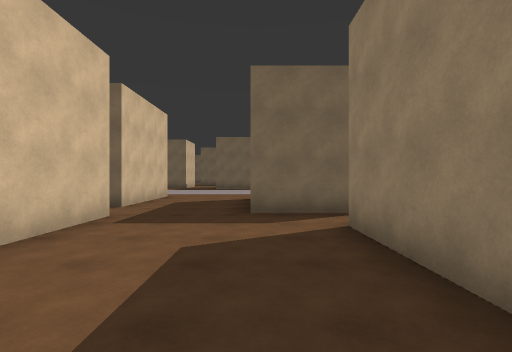
View 1 (above)

16 first-person views from a walk through a scene from a Unity 3-D project. The camera is 1.5 m above the floor, looks level and sees 85° across. The floor is counted in squares, 2 m on a side. Each view is taken from the middle of a square. On the plan, view 1 faces up. The plan holds only what a view shows up to about 10 squares ahead; the rest is blank. The place goes on beyond the plan. The player is left out. Surface patterns are stand-ins for the level's own textures.

View 2
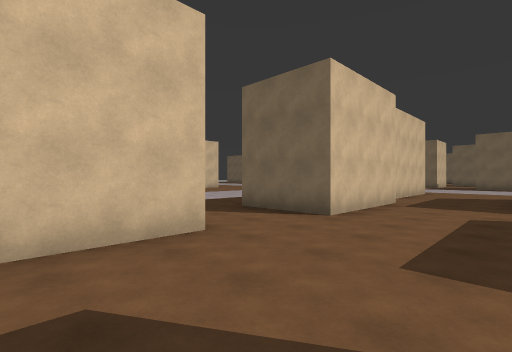

View 3
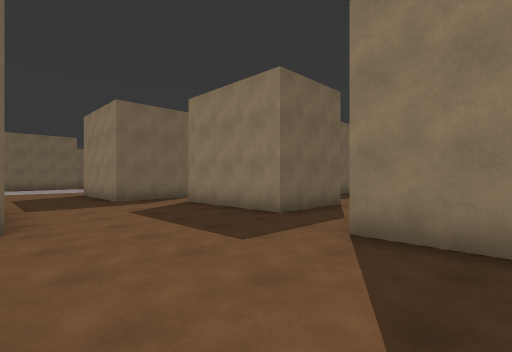

View 4
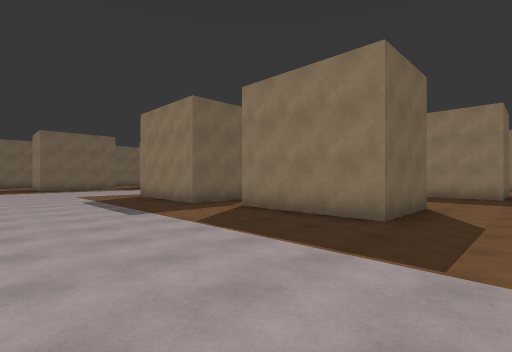

View 5
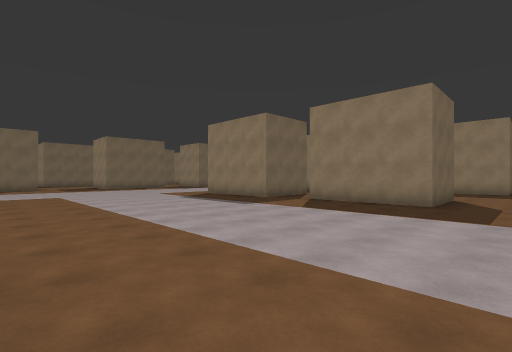

View 6
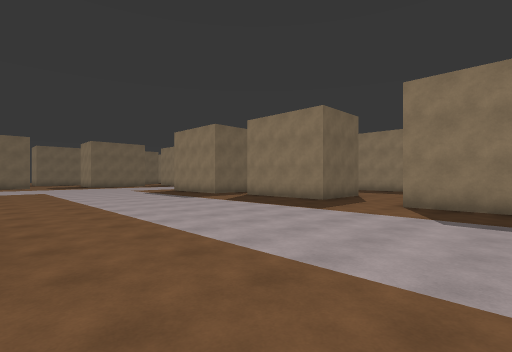

View 7
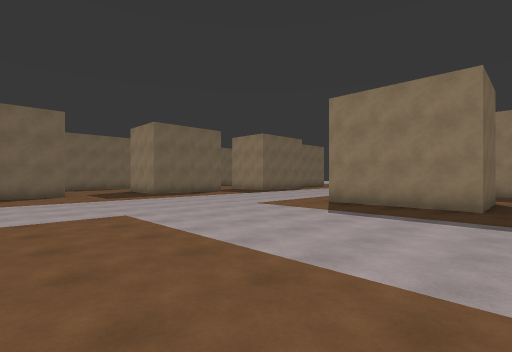

View 8
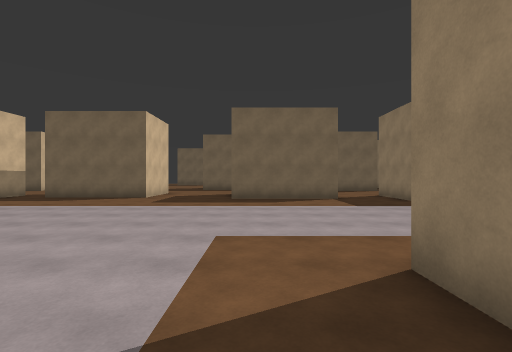

View 9
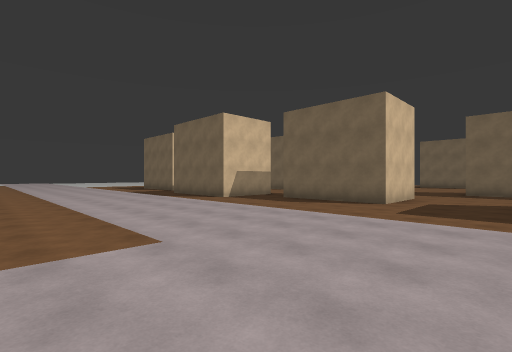

View 10
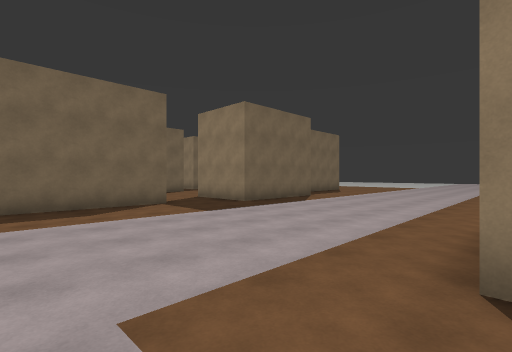

View 11
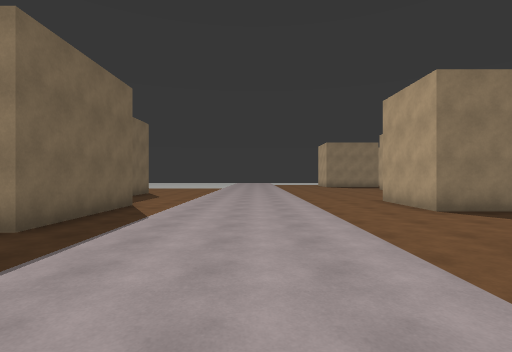

View 12
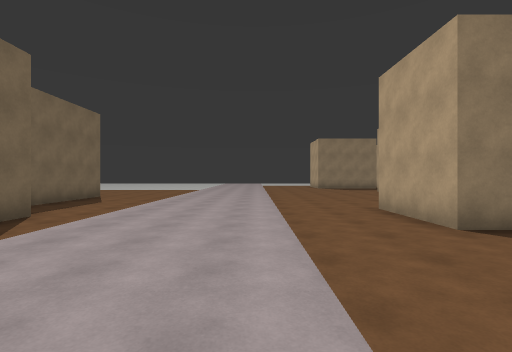

View 13
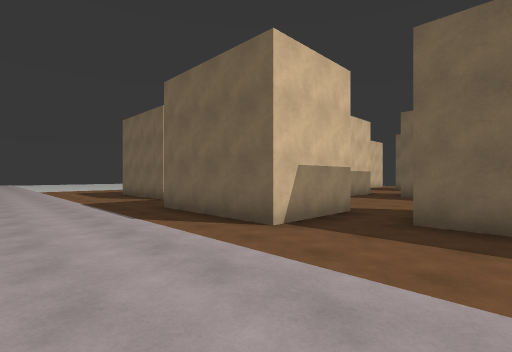

View 14
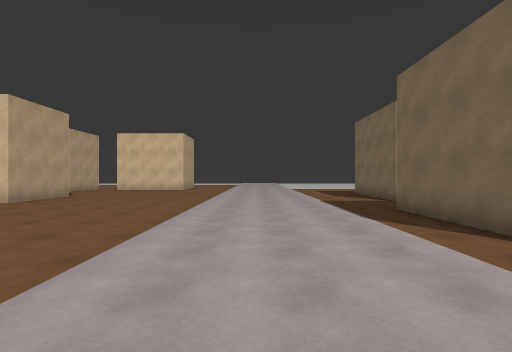

View 15
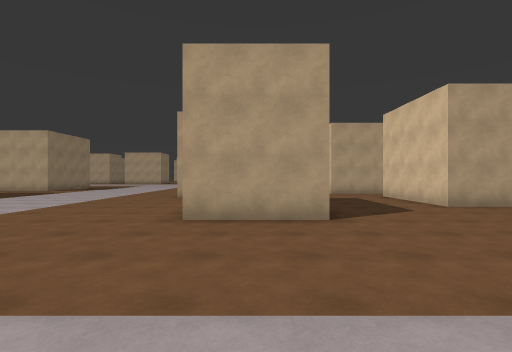

View 16
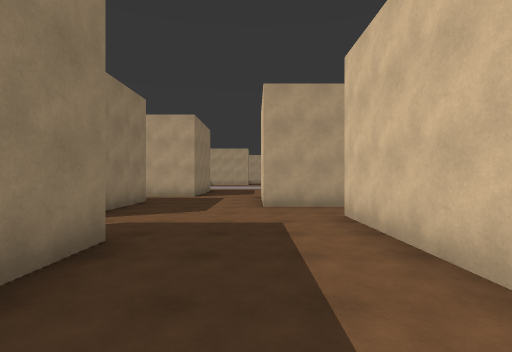

### Floor plan
Key: @ floor where view 1 was taken; # wall or solid block; . floor.
Columns run from 23 left of view 1 to 5 right of it. Each row starts with its distance up from view 1.
 24        #
 23       ..      #
 22       ..     ..
 21       ...   ...
 20        ..   #..
 19        ..   #...
 18 ##     #.####...###..#    ###
 17 ....####.............####....
 16 .............................
 15 .............................
 14 .............................
 13 .............................
 12 .............................
 11 .............................
 10 ..................##.........
  9 ..................##...###...
  8 ......###.........##...#
  7 ......#  .........##...#
  6 ###...#  ..............###
  5   #...#  .........###.....
  4   #....  .........###....#
  3   #..... #........###....#
  2   ......# ........###....#
  1   ##....# ...............###
  0    #....# .............@....
 -1    #....  ........##......
 -2    #....  ........##....#
 -3           ........##....#

Where each view was taken, in squares from view 1:
view 1: 0 up, 0 right, facing up
view 2: 3 down, 0 right, facing up-left
view 3: 3 down, 3 left, facing up-right
view 4: 0 up, 10 left, facing up-right
view 5: 0 up, 13 left, facing up-right
view 6: 3 down, 13 left, facing up-right
view 7: 6 up, 13 left, facing up-right
view 8: 8 up, 7 left, facing up
view 9: 10 up, 8 left, facing up-left
view 10: 10 up, 8 left, facing up-right
view 11: 13 up, 6 left, facing right
view 12: 12 up, 4 left, facing right
view 13: 13 up, 13 left, facing up-left
view 14: 13 up, 13 left, facing left
view 15: 13 up, 16 left, facing down
view 16: 8 up, 19 left, facing down
